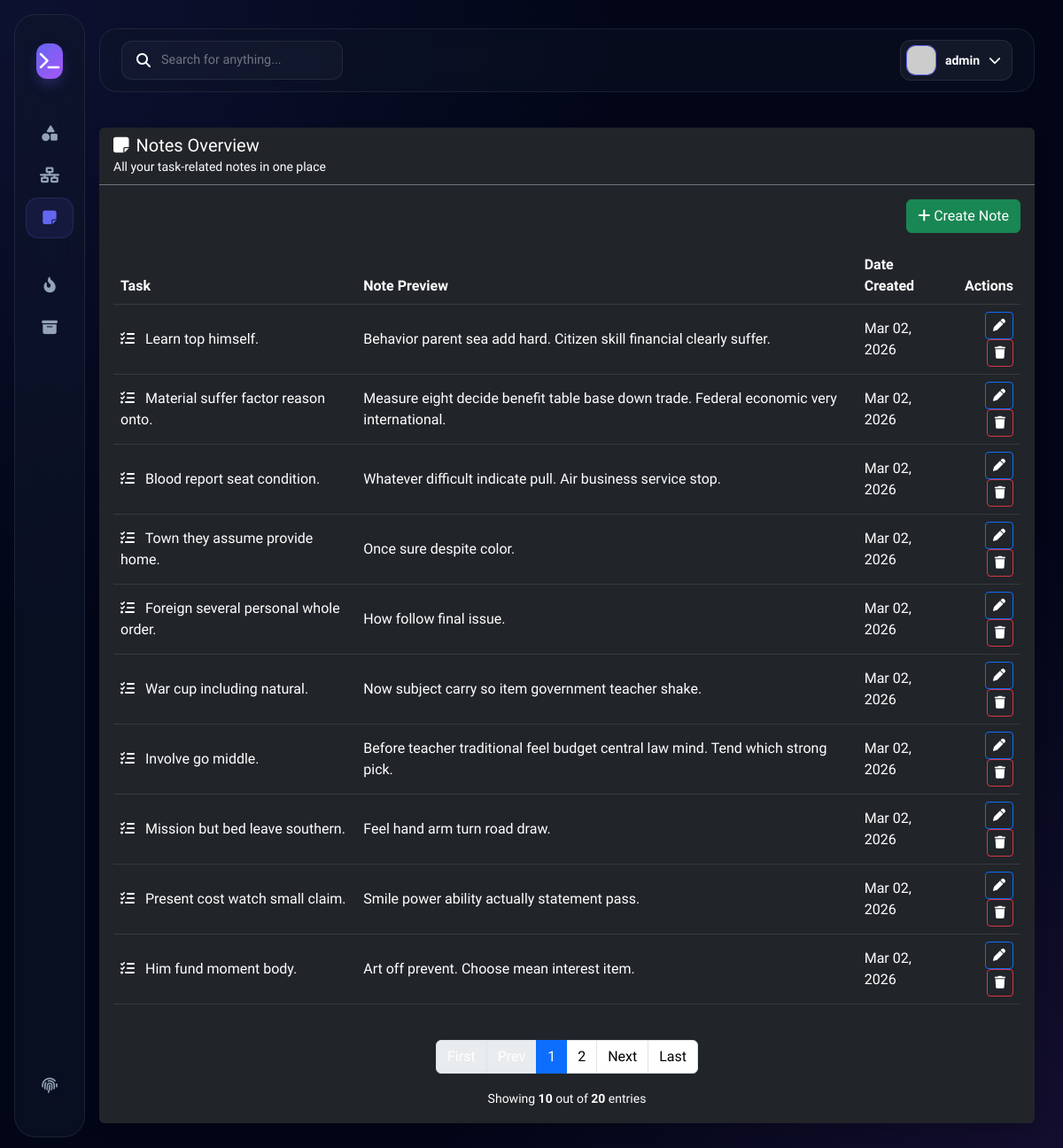
The page /note_list/ (signed in) on the database its author committed.
### hangarinproj/models.py (models this page shows, shortened)
class BaseModel(models.Model):
    created_at = models.DateTimeField(auto_now_add=True)
    updated_at = models.DateTimeField(auto_now=True)
    class Meta:
        abstract = True

class Note(BaseModel):
    task = models.ForeignKey(Task, on_delete=models.CASCADE)
    content = models.TextField()

class Task(BaseModel):
    title = models.CharField(max_length=200)
    description = models.TextField()
    deadline = models.DateTimeField(default=timezone.now)
    status = models.CharField(max_length=50, choices=STATUS_CHOICES, default="Pending")
    category = models.ForeignKey(Category, on_delete=models.CASCADE)
    priority = models.ForeignKey(Priority, on_delete=models.CASCADE)

### hangarinproj/views.py (the view)
# urls.py: path('note_list/', views.NoteList.as_view(), name='note-list'),
class NoteList(LoginRequiredMixin, ListView):
    model = Note
    context_object_name = 'notes'
    template_name = 'note_list.html'
    paginate_by = 10
    login_url = '/accounts/login/'

### templates/note_list.html (shortened to what this page needs)
{% extends 'base.html' %}
{% load static %}
{% block content %}
<div class="row">
    <div class="col-12">
        <div class="card bg-dark border-0 shadow">
            <div class="card-header border-bottom border-secondary">
                <h5 class="mb-0">
                    <i class="fas fa-sticky-note me-2"></i>Notes Overview
                </h5>
                <small class="text-muted">All your task-related notes in one place</small>
            </div>
            <div class="card-body">
                <div class="mb-3 text-end">
                    <a href="{% url 'note-add' %}" class="btn btn-success">
                        <i class="fas fa-plus me-1"></i>Create Note
                    </a>
                </div>
                <div class="table-responsive">
                    <table class="table table-dark table-hover align-middle">
                        <thead>
                            <tr>
                                <th>Task</th>
                                <th>Note Preview</th>
                                <th>Date Created</th>
                                <th class="text-end">Actions</th>
                            </tr>
                        </thead>
                        <tbody>
                            {% for note in object_list %}
                            <tr>
                                <td>
                                    <i class="fas fa-tasks me-2 text-info"></i>
                                    {{ note.task.title }}
                                </td>
                                <td class="text-muted">
                                    {{ note.content|truncatewords:12 }}
                                </td>
                                <td>{{ note.created_at|date:"M d, Y" }}</td>
                                <td class="text-end">
                                    <a href="{% url 'note-update' note.id %}"
                                       class="btn btn-sm btn-outline-primary">
                                        <i class="fas fa-pen"></i>
                                    </a>
                                    <a href="{% url 'note-delete' note.id %}"
                                       class="btn btn-sm btn-outline-danger">
                                        <i class="fas fa-trash"></i>
                                    </a>
                                </td>
                            </tr>
                            {% endfor %}
                        </tbody>
                    </table>
                </div>
                {% include 'includes/pagination.html' %}
            </div>
        </div>
    </div>
</div>
{% endblock %}

### templates/base.html (shortened to what this page needs)
{% load static %}
{% load pwa %}
<!DOCTYPE html>
<html lang="en">
<head>
    <link href="https://cdn.jsdelivr.net/npm/bootstrap@5.3.0/dist/css/bootstrap.min.css" rel="stylesheet">
    <link rel="stylesheet" href="https://cdnjs.cloudflare.com/ajax/libs/font-awesome/6.5.0/css/all.min.css">
</head>
<body>
<div class="app-layout">
    <aside class="sidebar-wrapper">
        <a href="/" class="brand-box">
            <div class="brand-logo"><i class="fas fa-terminal"></i></div>
        </a>
        <nav class="flex-grow-1">
            <div class="nav-group">
                <a href="{% url 'task-list' %}" class="sidebar-link {% if 'task' in request.path %}active{% endif %}">
                    <i class="fas fa-shapes"></i>
                </a>
                <a href="{% url 'subtask-list' %}" class="sidebar-link {% if 'subtask' in request.path %}active{% endif %}">
                    <i class="fas fa-network-wired"></i>
                </a>
                <a href="{% url 'note-list' %}" class="sidebar-link {% if 'note' in request.path %}active{% endif %}">
                    <i class="fas fa-sticky-note"></i>
                </a>
            </div>
            <div class="nav-group">
                <a href="{% url 'priority-list' %}" class="sidebar-link">
                    <i class="fas fa-fire-alt"></i>
                </a>
                <a href="{% url 'category-list' %}" class="sidebar-link">
                    <i class="fas fa-box-archive"></i>
                </a>
            </div>
        </nav>
        <div class="system-nav mt-auto pt-4">
            <a href="/admin/" class="sidebar-link">
                <i class="fas fa-fingerprint"></i>
            </a>
        </div>
    </aside>
    <main class="main-viewport">
        <header class="glass-header">
            <div class="search-bar">
                <i class="fas fa-search text-dim"></i>
                <input type="text" id="mainSearch" placeholder="Search for anything...">
            </div>
            <div class="d-flex align-items-center gap-4">
                <div class="dropdown">
                    <div class="profile-trigger" data-bs-toggle="dropdown">
                        <img src="https://ui-avatars.com/api/?name={{ user.username|default:'User' }}&background=6366f1&color=fff&bold=true" class="avatar">
                        <span class="d-none d-lg-inline fw-semibold small">{{ user.username|default:"Guest" }}</span>
                        <i class="fas fa-chevron-down small text-dim"></i>
                    </div>
                </div>
            </div>
        </header>
        <div class="content-container" id="searchableArea">
            {% block content %}
            {% endblock %}
        </div>
    </main>
</div>
</body>
</html>

### templates/base.html (style rules this page uses)
:root { --bg-deep: #020617; --accent-primary: #6366f1; --accent-secondary: #a855f7; --glass-card: rgba(15, 23, 42, 0.6); --glass-border: rgba(255, 255, 255, 0.08); --text-bright: #f8fafc; --text-dim: #94a3b8; --sidebar-width: 280px; --nav-glow: 0 0 20px rgba(99, 102, 241, 0.1); }
body, .content-container, .content-container *, .main-viewport h1, .main-viewport h2, .main-viewport p, .main-viewport span, .main-viewport label, .main-viewport td, .main-viewport th { color: #ffffff !important; }
input, select, textarea, .form-control, [type="text"], [type="search"] { color: #ffffff !important; background: rgba(255, 255, 255, 0.05) !important; border: 1px solid var(--glass-border) !important; }
input::placeholder { color: rgba(255, 255, 255, 0.4) !important; }
body { background-color: var(--bg-deep); background-image: radial-gradient(circle at 0% 0%, rgba(99, 102, 241, 0.12) 0, transparent 40%), radial-gradient(circle at 100% 100%, rgba(168, 85, 247, 0.1) 0, transparent 40%); color: var(--text-bright); font-family: 'Plus Jakarta Sans', sans-serif; min-height: 100vh; margin: 0; overflow-x: hidden; }
.sidebar-wrapper { position: fixed; top: 1rem; left: 1rem; bottom: 1rem; width: var(--sidebar-width); background: var(--glass-card); backdrop-filter: blur(24px); -webkit-backdrop-filter: blur(24px); border: 1px solid var(--glass-border); border-radius: 24px; display: flex; flex-direction: column; padding: 2rem 1.25rem; z-index: 1050; transition: all 0.4s cubic-bezier(0.4, 0, 0.2, 1); }
.brand-box { display: flex; align-items: center; gap: 14px; padding: 0 0.75rem 2.5rem; text-decoration: none; }
.brand-logo { width: 40px; height: 40px; background: linear-gradient(135deg, var(--accent-primary), var(--accent-secondary)); border-radius: 12px; display: flex; align-items: center; justify-content: center; color: white !important; font-size: 1.25rem; box-shadow: 0 8px 16px -4px rgba(99, 102, 241, 0.4); }
.nav-group { margin-bottom: 2rem; }
.sidebar-link { display: flex; align-items: center; gap: 12px; padding: 0.8rem 1rem; color: var(--text-dim) !important; text-decoration: none; border-radius: 14px; font-weight: 500; font-size: 0.95rem; transition: all 0.2s ease; margin-bottom: 4px; }
.sidebar-link i { font-size: 1.1rem; width: 24px; text-align: center; color: inherit !important; }
.sidebar-link.active { background: rgba(99, 102, 241, 0.1); color: var(--accent-primary) !important; border: 1px solid rgba(99, 102, 241, 0.2); }
.main-viewport { margin-left: calc(var(--sidebar-width) + 2rem); padding: 2rem 2rem 2rem 0; min-height: 100vh; }
.glass-header { background: rgba(15, 23, 42, 0.4); backdrop-filter: blur(12px); border: 1px solid var(--glass-border); border-radius: 20px; padding: 0.75rem 1.5rem; display: flex; align-items: center; justify-content: space-between; margin-bottom: 2.5rem; position: sticky; top: 1rem; z-index: 1000; }
.search-bar { background: rgba(255, 255, 255, 0.03); border: 1px solid var(--glass-border); border-radius: 12px; padding: 0.6rem 1rem; display: flex; align-items: center; gap: 10px; width: 400px; }
.search-bar input { background: transparent !important; border: none !important; color: white !important; width: 100%; outline: none; font-size: 0.9rem; }
.profile-trigger { background: rgba(255, 255, 255, 0.05); border: 1px solid var(--glass-border); border-radius: 12px; padding: 5px 12px 5px 6px; display: flex; align-items: center; gap: 10px; cursor: pointer; transition: all 0.2s; }
.avatar { width: 34px; height: 34px; border-radius: 10px; border: 1px solid var(--accent-primary); }
.content-container { animation: fadeIn 0.6s ease-out; }
@media (max-width: 1200px) { .sidebar-wrapper { width: 80px; padding: 2rem 0.75rem; } }
@media (max-width: 1200px) { .main-viewport { margin-left: calc(80px + 2rem); } }
@media (max-width: 1200px) { .search-bar { width: 250px; } }

### rows shown on the page
Note: task "Learn top himself.", content "Behavior parent sea add hard. Citizen skill financial clearly suffer.", created_at "Mar 02, 2026"
Note: task "Material suffer factor reason onto.", content "Measure eight decide benefit table base down trade. Federal economic very international.", created_at "Mar 02, 2026"
Note: task "Blood report seat condition.", content "Whatever difficult indicate pull. Air business service stop.", created_at "Mar 02, 2026"
Note: task "Town they assume provide home.", content "Once sure despite color.", created_at "Mar 02, 2026"
Note: task "Foreign several personal whole order.", content "How follow final issue.", created_at "Mar 02, 2026"
Note: task "War cup including natural.", content "Now subject carry so item government teacher shake.", created_at "Mar 02, 2026"
Note: task "Involve go middle.", content "Before teacher traditional feel budget central law mind. Tend which strong pick.", created_at "Mar 02, 2026"
Note: task "Mission but bed leave southern.", content "Feel hand arm turn road draw.", created_at "Mar 02, 2026"
Note: task "Present cost watch small claim.", content "Smile power ability actually statement pass.", created_at "Mar 02, 2026"
Note: task "Him fund moment body.", content "Art off prevent. Choose mean interest item.", created_at "Mar 02, 2026"

### other values the page prints
{{ user.username|default:"Guest" }} "admin"
{{ page_num }} "1"
{{ page_num }} "2"
{{ object_list|length }} "10"
{{ paginator.count }} "20"
